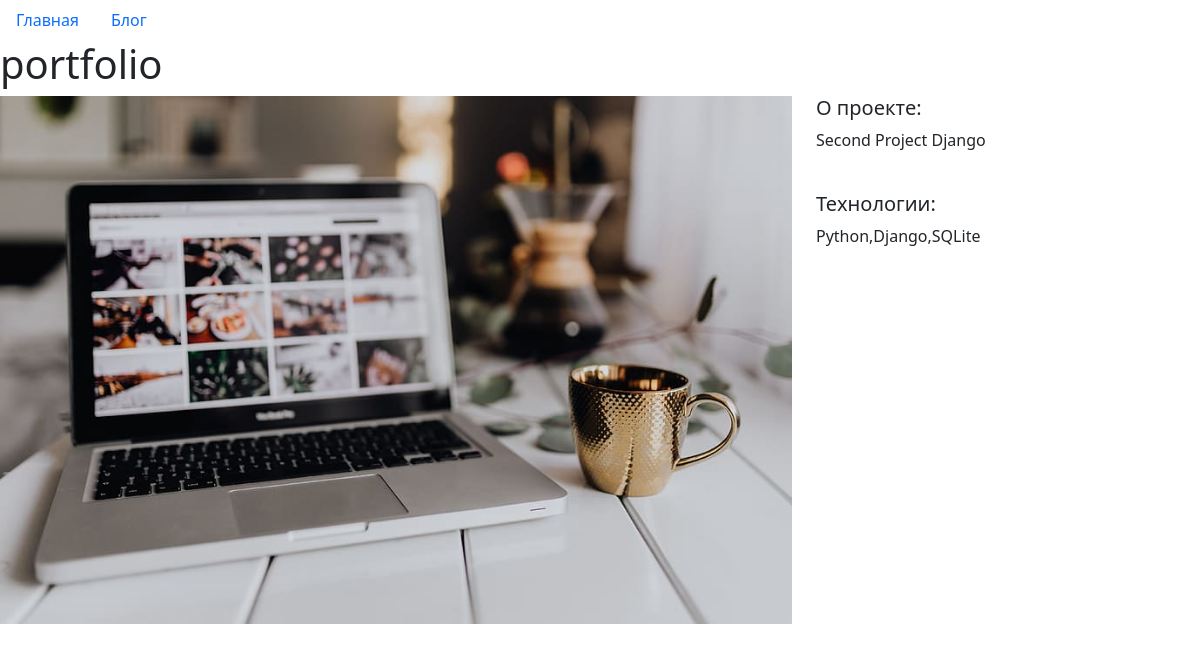
/6/, run on the app's committed database.
### project/models.py (models this page shows)
class Project(models.Model):
    title = models.CharField(max_length=100)
    description = models.TextField()
    technology = models.CharField(max_length=20)
    image = models.FileField(upload_to='img/')

### project/views.py (the view)
# urls.py: path("<int:pk>/",views.project_detail,name = "project_detail"),
def project_detail(request,pk):
    project = Project.objects.get(pk=pk)
    context = {
        'project': project
    }
    return render(request,'project_detail.html',context)

### project/templates/project_detail.html
{% extends 'base.html' %}
{% load static %}
{% block page_content %}
<h1>{{ project.title }}</h1>
<div class="row">
    <div class="col-md-8">
        <img src="{% static project.image %}" alt="" width="100%">
    </div>
    <div class="col-md-4">
        <h5>О проекте:</h5>
        <p>{{ project.description }}</p>
        <br>
        <h5>Технологии:</h5>
        <p>{{ project.technology }}</p>
    </div>
</div>
{% endblock %}

### data on the page
Project: title "portfolio", image (picture), description "Second Project Django", technology "Python,Django,SQLite"
